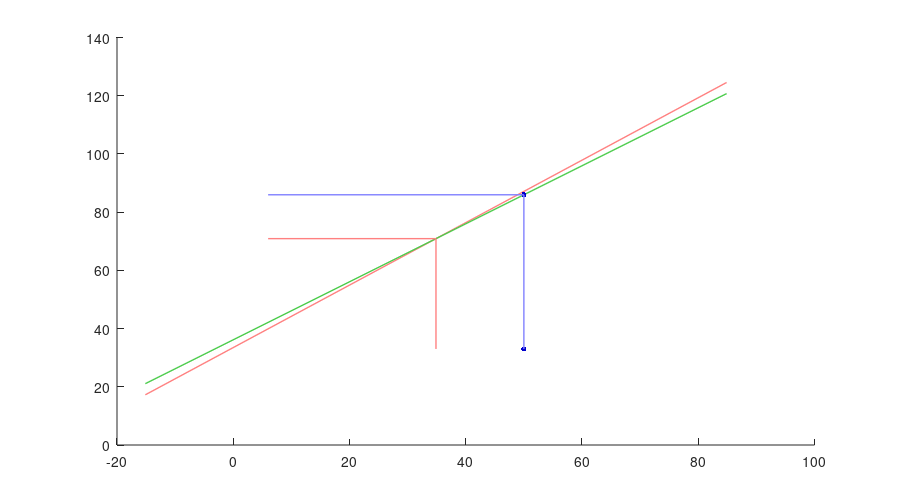

Reproduce this figure in MATLAB. (Note: this script raises an error after producing the figure.)
function demo_Gaussian_illustr01
% Illustration of Gaussian conditioning with uncertain inputs
%
% If this code is useful for your research, please cite the related publication:
% @article{Calinon16JIST,
% 	author="Calinon, S.",
% 	title="A Tutorial on Task-Parameterized Movement Learning and Retrieval",
% 	journal="Intelligent Service Robotics",
%		publisher="Springer Berlin Heidelberg",
%		doi="10.1007/s11370-015-0187-9",
%		year="2016",
%		volume="9",
%		number="1",
%		pages="1--29"
% }
%
% Copyright (c) 2019 Idiap Research Institute, http://idiap.ch/
% Written by Sylvain Calinon, http://calinon.ch/
% 
% This file is part of PbDlib, http://www.idiap.ch/software/pbdlib/
% 
% PbDlib is free software: you can redistribute it and/or modify
% it under the terms of the GNU General Public License version 3 as
% published by the Free Software Foundation.
% 
% PbDlib is distributed in the hope that it will be useful,
% but WITHOUT ANY WARRANTY; without even the implied warranty of
% MERCHANTABILITY or FITNESS FOR A PARTICULAR PURPOSE. See the
% GNU General Public License for more details.
% 
% You should have received a copy of the GNU General Public License
% along with PbDlib. If not, see <http://www.gnu.org/licenses/>.

addpath('./m_fcts/');


%% Parameters
%%%%%%%%%%%%%%%%%%%%%%%%%%%%%%%%%%%%%%%%%%%%%%%%%%%%%%%%%%%%%%%%%%%%%%%%%%%
model.nbVar = 2; %Number of variables [x1,x2]


%% Load  data
%%%%%%%%%%%%%%%%%%%%%%%%%%%%%%%%%%%%%%%%%%%%%%%%%%%%%%%%%%%%%%%%%%%%%%%%%%%
load('data/faithful.mat');
Data = faithful';
Data(1,:) = Data(1,:)*1E1;


%% Gaussian conditioning with uncertain inputs
%% (see for example section "2.3.1 Conditional Gaussian distributions" in Bishop's book, 
%% or the "Conditional distribution" section on the multivariate normal distribution wikipedia page)
%%%%%%%%%%%%%%%%%%%%%%%%%%%%%%%%%%%%%%%%%%%%%%%%%%%%%%%%%%%%%%%%%%%%%%%%%
model.Mu = mean(Data,2);
model.Sigma = cov(Data');

in=1; out=2;
DataIn = 50;
SigmaIn = 1E1;

model.Sigma0 = model.Sigma;
model.Sigma(in,in) = model.Sigma(in,in) + SigmaIn;

MuOut = model.Mu(out) + model.Sigma(out,in) / model.Sigma(in,in) * (DataIn - model.Mu(in));
SigmaOut = model.Sigma(out,out) - model.Sigma(out,in) / model.Sigma(in,in) * model.Sigma(in,out);
slope = model.Sigma(out,in) / model.Sigma(in,in);
slope0 = model.Sigma0(out,in) / model.Sigma0(in,in);


% %% Plot
% %%%%%%%%%%%%%%%%%%%%%%%%%%%%%%%%%%%%%%%%%%%%%%%%%%%%%%%%%%%%%%%%%%%%%%%%%%%
% mrg = [10 10];
% limAxes = [min(Data(1,:))-mrg(1) max(Data(1,:))+mrg(1) min(Data(2,:))-mrg(2) max(Data(2,:))+mrg(2)];
% 
% figure('PaperPosition',[0 0 12 9],'position',[10,50,1600,1200]); hold on; %axis off;
% 
% plot(model.Mu(in)+[-50,50], model.Mu(out)+slope0*[-50,50], ':','linewidth',1,'color',[1 .5 .5]);
% plot([model.Mu(1) model.Mu(1)], [limAxes(3) model.Mu(2)], ':','linewidth',1,'color',[1 .5 .5]);
% plot([limAxes(1) model.Mu(1)], [model.Mu(2) model.Mu(2)], ':','linewidth',1,'color',[1 .5 .5]);
% %plot(DataIn,MuOut,'.','markersize',12,'color',[0 0 .8]);
% plot(DataIn,limAxes(3),'.','markersize',12,'color',[0 0 .8]);
% plot([DataIn DataIn], [limAxes(3) MuOut], ':','linewidth',1,'color',[.5 .5 1]);
% plot([limAxes(1) DataIn], [MuOut MuOut], ':','linewidth',1,'color',[.5 .5 1]);
% 
% %Plot joint distribution
% plotGMM(model.Mu, model.Sigma0, [.8 0 0], .4);
% %Plot marginal distribution horizontally
% plotGaussian1D(model.Mu(1), model.Sigma(1,1), [limAxes(1) limAxes(3) limAxes(2)-limAxes(1) 10], [.8 0 0], .4, 'h');
% %Plot marginal distribution vertically
% plotGaussian1D(model.Mu(2), model.Sigma(2,2), [limAxes(1) limAxes(3) 10 limAxes(4)-limAxes(3)], [.8 0 0], .4, 'v');
% %Plot conditional distribution vertically
% plotGaussian1D(MuOut, SigmaOut, [limAxes(1) limAxes(3) 10 limAxes(4)-limAxes(3)], [0 0 .8], .4, 'v');
% 
% %text(model.Mu(1)+1, model.Mu(2)-1, '$\mathcal{N}(\boldmath{\mu},\boldmath{\Sigma})$',...
% %	'interpreter','latex','fontsize',18,'color',[.6 0 0]);
% text(model.Mu(1)+1, model.Mu(2)-1, '$\mathcal{N}\left(\left[\begin{array}{c}\boldmath{\mu}^{\scriptscriptstyle{\mathcal{I}}} \\ \boldmath{\mu}^{\scriptscriptstyle{\mathcal{O}}}\end{array}\right], \left[\begin{array}{c}\boldmath{\Sigma}^{\scriptscriptstyle{\mathcal{I}}} \; \boldmath{\Sigma}^{\scriptscriptstyle{\mathcal{IO}}} \\ \boldmath{\Sigma}^{\scriptscriptstyle{\mathcal{OI}}} \; \boldmath{\Sigma}^{\scriptscriptstyle{\mathcal{O}}}\end{array}\right] \right)$',...
% 	'interpreter','latex','fontsize',18,'color',[.6 0 0]); 
% text(model.Mu(1), limAxes(3)-2, '$\mathcal{N}(\boldmath{\mu}^{\scriptscriptstyle{\mathcal{I}}}, \boldmath{\Sigma}^{\scriptscriptstyle{\mathcal{I}}})$',...
% 	'interpreter','latex','HorizontalAlignment','center','fontsize',18,'color',[.6 0 0]);
% text(limAxes(1)-3.5, model.Mu(2), '$\mathcal{N}(\boldmath{\mu}^{\scriptscriptstyle{\mathcal{O}}}, \boldmath{\Sigma}^{\scriptscriptstyle{\mathcal{O}}})$',...
% 	'interpreter','latex','HorizontalAlignment','center','fontsize',18,'color',[.6 0 0]);
% 
% text(DataIn, limAxes(3)-2, '$\boldmath{x}^{\scriptscriptstyle{\mathcal{I}}}$',...
% 	'interpreter','latex','HorizontalAlignment','center','fontsize',18,'color',[0 0 .6]);
% text(limAxes(1)-3.5, MuOut, '$\mathcal{N}(\boldmath{\hat{x}}^{\scriptscriptstyle{\mathcal{O}}}, \boldmath{\hat{\Sigma}}^{\scriptscriptstyle{\mathcal{O}}})$',...
% 	'interpreter','latex','HorizontalAlignment','center','fontsize',18,'color',[0 0 .6]);
% 
% axis(limAxes); 
% set(gca,'Xtick',[]); set(gca,'Ytick',[]);
% %axis equal;
% %plot(Data(1,1:200), Data(2,1:200), 'o','markersize',4,'color',[.5 .5 .5]);
% %xlabel('$\boldmath{x}^{\scriptscriptstyle{\mathcal{I}}}$','fontsize',14,'interpreter','latex');
% %ylabel('$\boldmath{x}^{\scriptscriptstyle{\mathcal{O}}}$','fontsize',14,'interpreter','latex');
% 
% % print('-dpng','-r300','graphs/demo_GaussCond01.png');


%% Plot
%%%%%%%%%%%%%%%%%%%%%%%%%%%%%%%%%%%%%%%%%%%%%%%%%%%%%%%%%%%%%%%%%%%%%%%%%%%
mrg = [10 10];
limAxes = [min(Data(1,:))-mrg(1) max(Data(1,:))+mrg(1) min(Data(2,:))-mrg(2) max(Data(2,:))+mrg(2)];

figure('PaperPosition',[0 0 9 5],'position',[10,50,1600,1200]); hold on; %axis off;

plot(model.Mu(in)+[-50,50], model.Mu(out)+slope0*[-50,50], '-','linewidth',1,'color',[1 .5 .5]);
plot(model.Mu(in)+[-50,50], model.Mu(out)+slope*[-50,50], '-','linewidth',1,'color',[.3 .8 .3]);
plot([model.Mu(1) model.Mu(1)], [limAxes(3) model.Mu(2)], '-','linewidth',1,'color',[1 .5 .5]);
plot([limAxes(1) model.Mu(1)], [model.Mu(2) model.Mu(2)], '-','linewidth',1,'color',[1 .5 .5]);
plot(DataIn,MuOut,'.','markersize',12,'color',[0 0 .8]);
plot(DataIn,limAxes(3),'.','markersize',12,'color',[0 0 .8]);
plot([DataIn DataIn], [limAxes(3) MuOut], '-','linewidth',1,'color',[.5 .5 1]);
plot([limAxes(1) DataIn], [MuOut MuOut], '-','linewidth',1,'color',[.5 .5 1]);

%Plot joint distribution
plotGMM(model.Mu, model.Sigma0, [.8 0 0], .4);
plotGMM(model.Mu, model.Sigma, [0 .6 0], .4);
%Plot marginal distribution horizontally
plotGaussian1D(model.Mu(1), model.Sigma(1,1), [limAxes(1) limAxes(3) limAxes(2)-limAxes(1) 10], [.8 0 0], .4, 'h');
%Plot marginal distribution vertically
plotGaussian1D(model.Mu(2), model.Sigma(2,2), [limAxes(1) limAxes(3) 10 limAxes(4)-limAxes(3)], [.8 0 0], .4, 'v');
%Plot input distribution horizontally
plotGaussian1D(DataIn, SigmaIn, [limAxes(1) limAxes(3) limAxes(2)-limAxes(1) 10], [0 0 .8], .4, 'h');
%Plot conditional distribution vertically
plotGaussian1D(MuOut, SigmaOut, [limAxes(1) limAxes(3) 10 limAxes(4)-limAxes(3)], [0 0 .8], .4, 'v');

% text(model.Mu(1)+1, model.Mu(2)-1, '$\mathcal{N}(\boldmath{\mu},\boldmath{\Sigma})$',...
% 	'interpreter','latex','fontsize',18,'color',[.6 0 0]);
% text(model.Mu(1)+2, model.Mu(2)-2, '$\mathcal{N}\left(\!\left[\!\!\begin{array}{c}\boldmath{\mu}^{\scriptscriptstyle{\mathcal{I}}} \\ \boldmath{\mu}^{\scriptscriptstyle{\mathcal{O}}}\end{array}\!\!\right]\!,\!\left[\!\!\begin{array}{cc}\boldmath{\Sigma}^{\scriptscriptstyle{\mathcal{I}}} \!&\! \boldmath{\Sigma}^{\scriptscriptstyle{\mathcal{IO}}} \\ \boldmath{\Sigma}^{\scriptscriptstyle{\mathcal{OI}}} \!&\! \boldmath{\Sigma}^{\scriptscriptstyle{\mathcal{O}}}\end{array}\!\!\right] \!\right)$',...
% 	'interpreter','latex','fontsize',18,'color',[.6 0 0]); 
text(model.Mu(1)+2, model.Mu(2)-2, '$\mathcal{N}\left(\!\left[\!\!\begin{array}{c}\boldmath{\mu}^{\scriptscriptstyle{\mathcal{I}}} \\ \boldmath{\mu}^{\scriptscriptstyle{\mathcal{O}}}\end{array}\!\!\right]\!,\!\left[\!\!\begin{array}{cc}\boldmath{\Sigma}^{\scriptscriptstyle{\mathcal{I}}}\!\!+\!\!\boldmath{\Sigma}^{\scriptscriptstyle{\mathcal{S}}} \!&\! \boldmath{\Sigma}^{\scriptscriptstyle{\mathcal{IO}}} \\ \!\!\boldmath{\Sigma}^{\scriptscriptstyle{\mathcal{OI}}} \!&\! \boldmath{\Sigma}^{\scriptscriptstyle{\mathcal{O}}}\end{array}\!\!\right] \!\right)$',...
	'interpreter','latex','fontsize',18,'color',[0 .4 0]); 
text(model.Mu(1), limAxes(3)-3.5, '$\mathcal{N}(\boldmath{\mu}^{\scriptscriptstyle{\mathcal{I}}}, \boldmath{\Sigma}^{\scriptscriptstyle{\mathcal{I}}})$',...
	'interpreter','latex','HorizontalAlignment','center','fontsize',18,'color',[.6 0 0]);
text(limAxes(1)-4.5, model.Mu(2), '$\mathcal{N}(\boldmath{\mu}^{\scriptscriptstyle{\mathcal{O}}}, \boldmath{\Sigma}^{\scriptscriptstyle{\mathcal{O}}})$',...
	'interpreter','latex','HorizontalAlignment','center','fontsize',18,'color',[.6 0 0]);

% text(DataIn, limAxes(3)-3.5, '$\boldmath{x}^{\scriptscriptstyle{\mathcal{I}}}$',...
% 	'interpreter','latex','HorizontalAlignment','center','fontsize',18,'color',[0 0 .6]);
text(DataIn, limAxes(3)-3.5, '$\mathcal{N}(\boldmath{x}^{\scriptscriptstyle{\mathcal{I}}}, \boldmath{\Sigma}^{\scriptscriptstyle{\mathcal{S}}})$',...
	'interpreter','latex','HorizontalAlignment','center','fontsize',18,'color',[0 0 .6]);
text(limAxes(1)-4.5, MuOut, '$\mathcal{N}(\boldmath{\hat{x}}^{\scriptscriptstyle{\mathcal{O}}}, \boldmath{\hat{\Sigma}}^{\scriptscriptstyle{\mathcal{O}}})$',...
	'interpreter','latex','HorizontalAlignment','center','fontsize',18,'color',[0 0 .6]);

axis(limAxes); 
set(gca,'Xtick',[]); set(gca,'Ytick',[]);
%axis equal;
%plot(Data(1,1:200), Data(2,1:200), 'o','markersize',4,'color',[.5 .5 .5]);
%xlabel('$\boldmath{x}^{\scriptscriptstyle{\mathcal{I}}}$','fontsize',14,'interpreter','latex');
%ylabel('$\boldmath{x}^{\scriptscriptstyle{\mathcal{O}}}$','fontsize',14,'interpreter','latex');

% print('-dpng','-r300','graphs/demo_GaussCond02.png');

pause;
close all;
